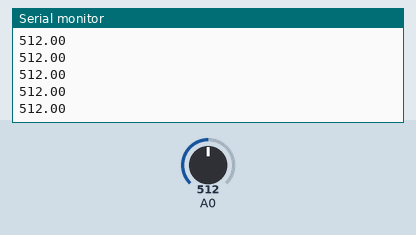
This sketch was run on a simulated Arduino Uno, built with avr-gcc and run on an emulated ATmega328P. Parts: the last lines printed to the serial monitor. The test bench sets the inputs (shaded band); at power-on: A0 = 512.

Above: at 1.2 s.
1.3 s: A0 set to 716
At 1.33 s:
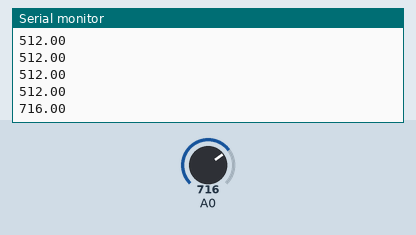
2.8 s: A0 set to 900
At 2.8 s:
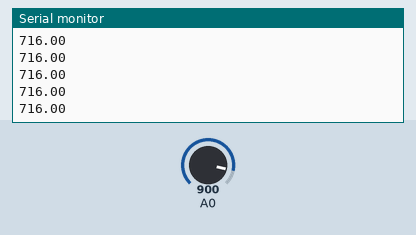
Timing chart, 0 to 5.8 s (numbered marks = the images above; inputs shaded):
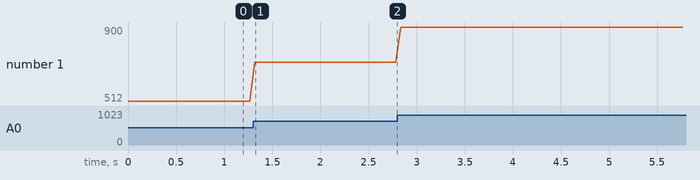

Measured:
- after the input at 1.3 s, the serial monitor: prints a new line at once (image 1)
- plotted number 1: 512 → 716 after the input at 1.3 s, 716 → 900 after the input at 2.8 s

The sketch:

sketch_dec06a.ino
```cpp
void setup() {
  Serial.begin(115200);

}

void loop() {
  //analogReadResolution(16);
  float zA = analogRead(A0);
  Serial.println(zA);
  delay(50);
}
```
